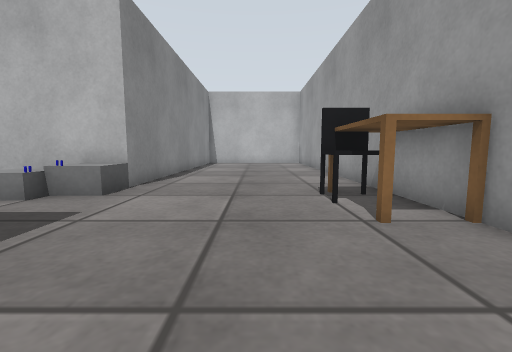
View 1 (above)

16 first-person views from a walk through a Gazebo world. The camera is 0.5 m above the floor, tilts 6° down and sees 90° across. The floor is counted in squares, 0.5 m on a side. Each view is taken from the middle of a square. On the plan, view 1 faces up. The plan holds only what a view shows up to about 11 squares ahead; the rest is blank. Simple shapes stand in for some stock models. Surface patterns are stand-ins for the level's own textures.

View 2
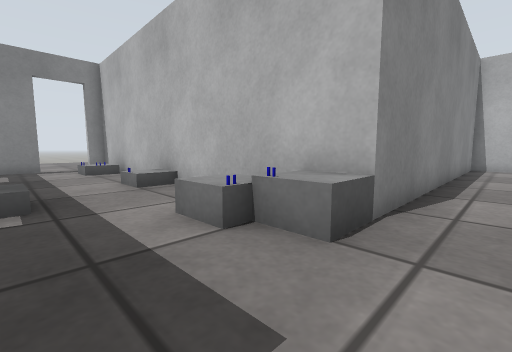

View 3
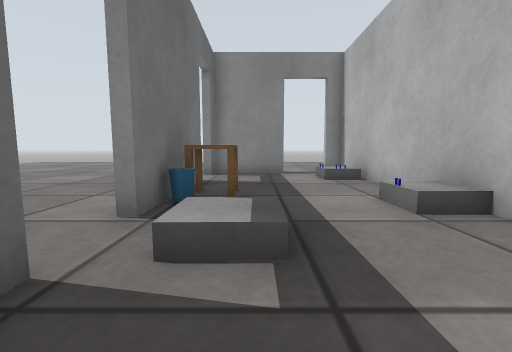

View 4
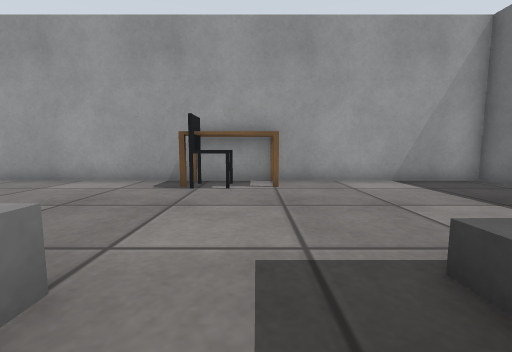

View 5
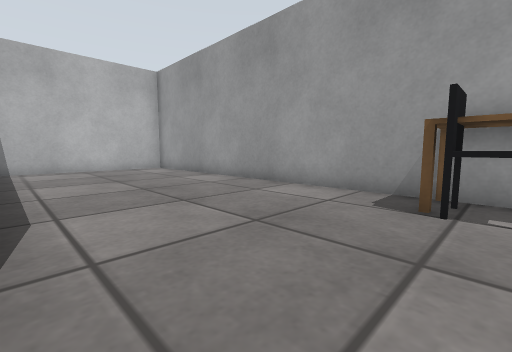

View 6
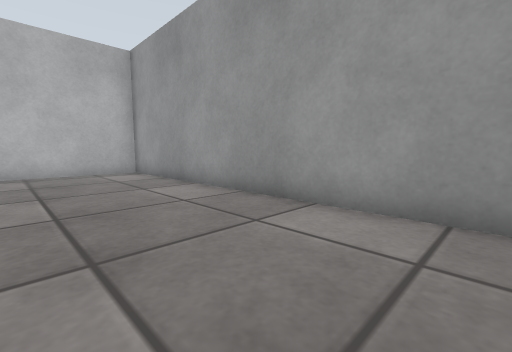

View 7
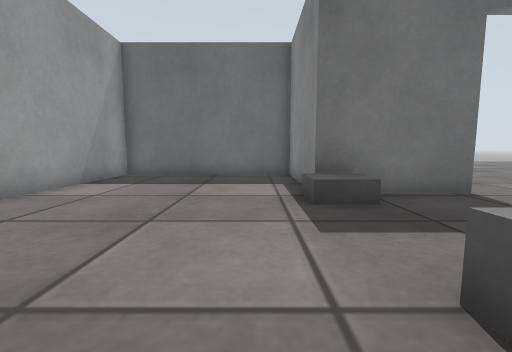

View 8
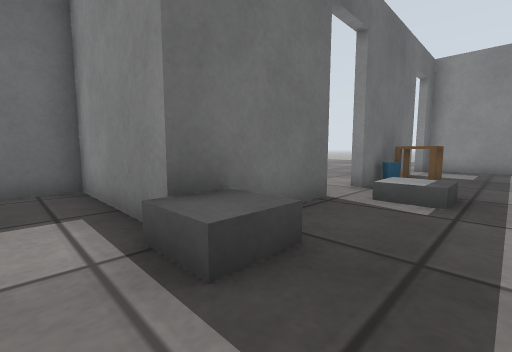

View 9
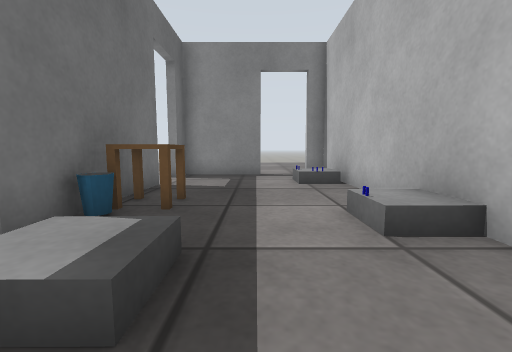

View 10
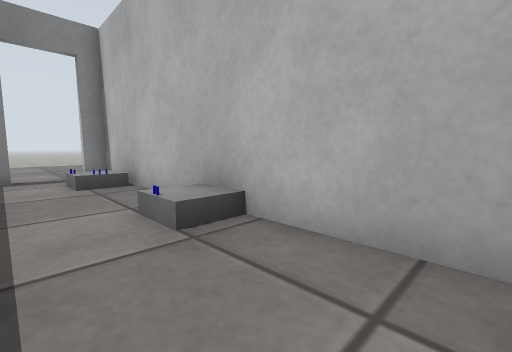

View 11
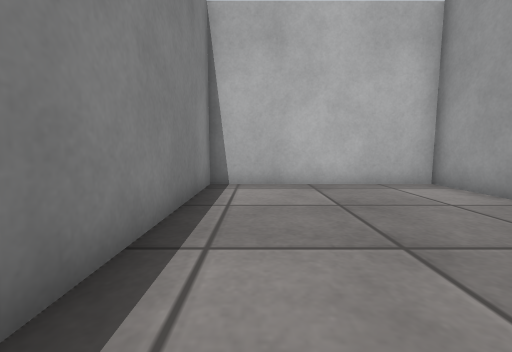

View 12
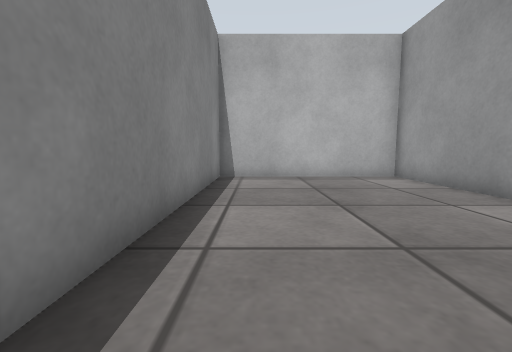

View 13
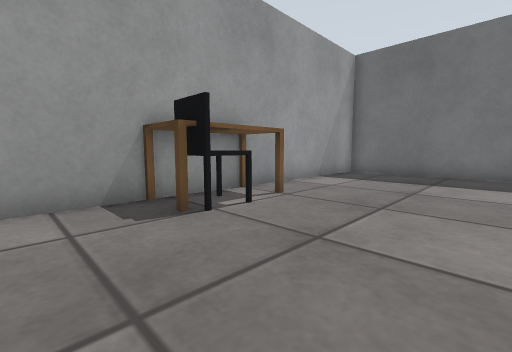

View 14
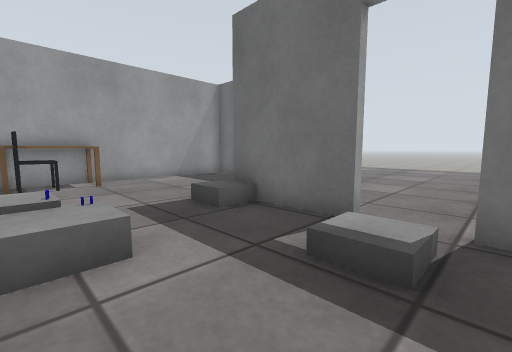

View 15
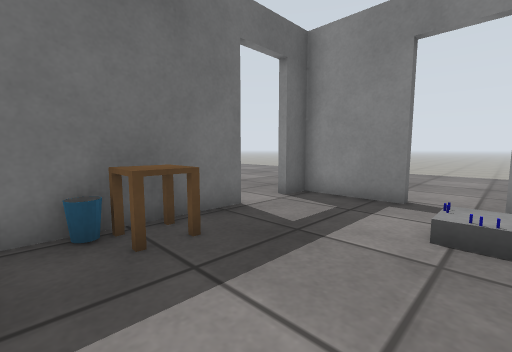

View 16
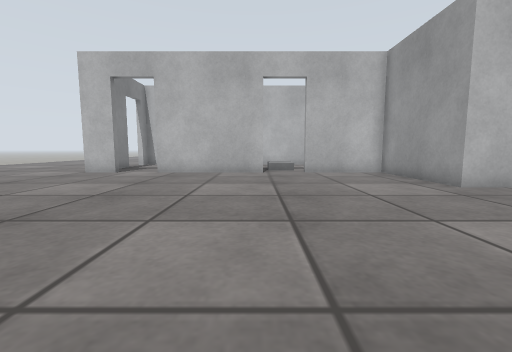

### Floor plan
Points are (right, up) in squares from view 1. A wall is a line through its corners. A room is listed if a view was taken in it or the views show most of it. See-through windows are left out.
Room 1 (views 1, 2, 3, 4, 5, 6, 7, 8, 9, 10, 11, 12, 13, 14, 15)
walls: (-3.3, 0.6) (-3.3, -3.1) (3.1, -3.1) (3.1, 3.6); (3.1, 5.4) (3.1, 18.3) (-3.3, 18.3) (-3.3, 6.6) (-16, 6.6) (-16, 5.9); (-7, 1.2) (-3.4, 1.2); (-13.2, 1.2) (-8.6, 1.2); (-16, 4.2) (-16, 1.2) (-15, 1.2)
ways out: open door at (-16, 5.5) to room 2; open door at (-14.5, 1) to room 2; open door at (-7.5, 1) to room 2
objects: side table (-11, 2); bin (-10, 2); other object (-5, 5); grey box (-5, 6); grey box (-4, 1) to (-3, 2); other object (-4, 6); desk (2, 4) to (3, 5); office chair (2, 5) to (2, 6)
Room 2 (view 16)
walls: (-8.6, 0.9) (-13.2, 0.9); (-2.3, -3.4) (-3.6, -3.4) (-3.6, 0.9) (-7, 0.9); (-15, 0.9) (-16.4, 0.9)
ways out: open door at (-16, 5.5) to room 1; open door at (-14.5, 1) to room 1; open door at (-7.5, 1) to room 1

Positions as (right, up) in squares from view 1, and headings:
1: (0, 0), facing up
2: (-2, 3), facing up-left
3: (-5, 3), facing left
4: (-5, 4), facing right
5: (-3, 5), facing up-right
6: (-1, 7), facing up-right
7: (-2, 7), facing down
8: (-2, 4), facing down-left
9: (-6, 4), facing left
10: (-6, 4), facing up-left
11: (-2, 11), facing up
12: (-2, 9), facing up
13: (-2, 8), facing down-right
14: (-9, 6), facing down-right
15: (-9, 6), facing down-left
16: (-9, -10), facing up
